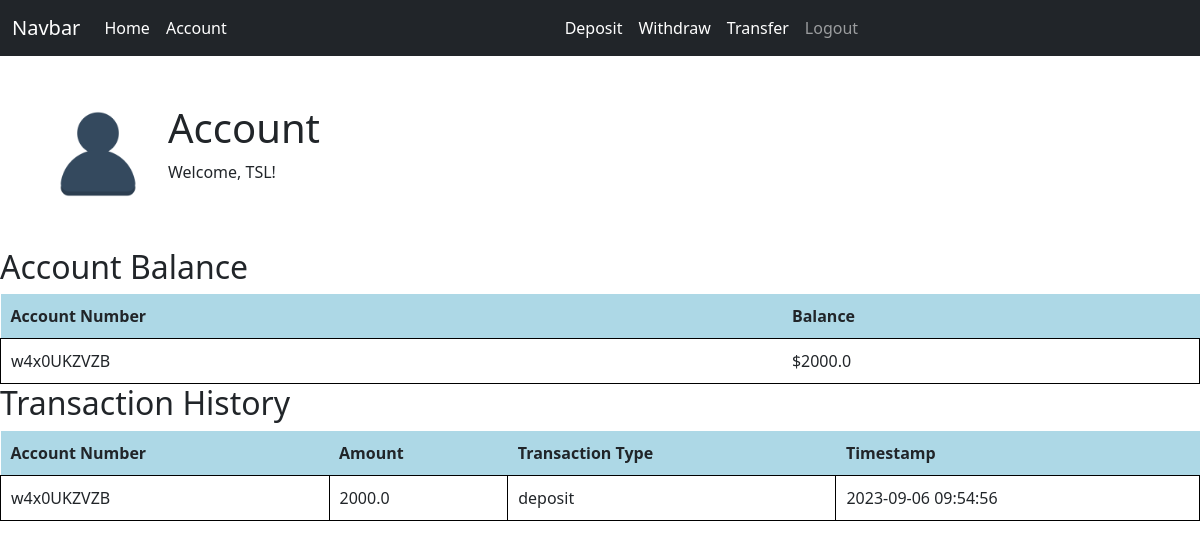
Page /account (signed in) on the earlier database version.
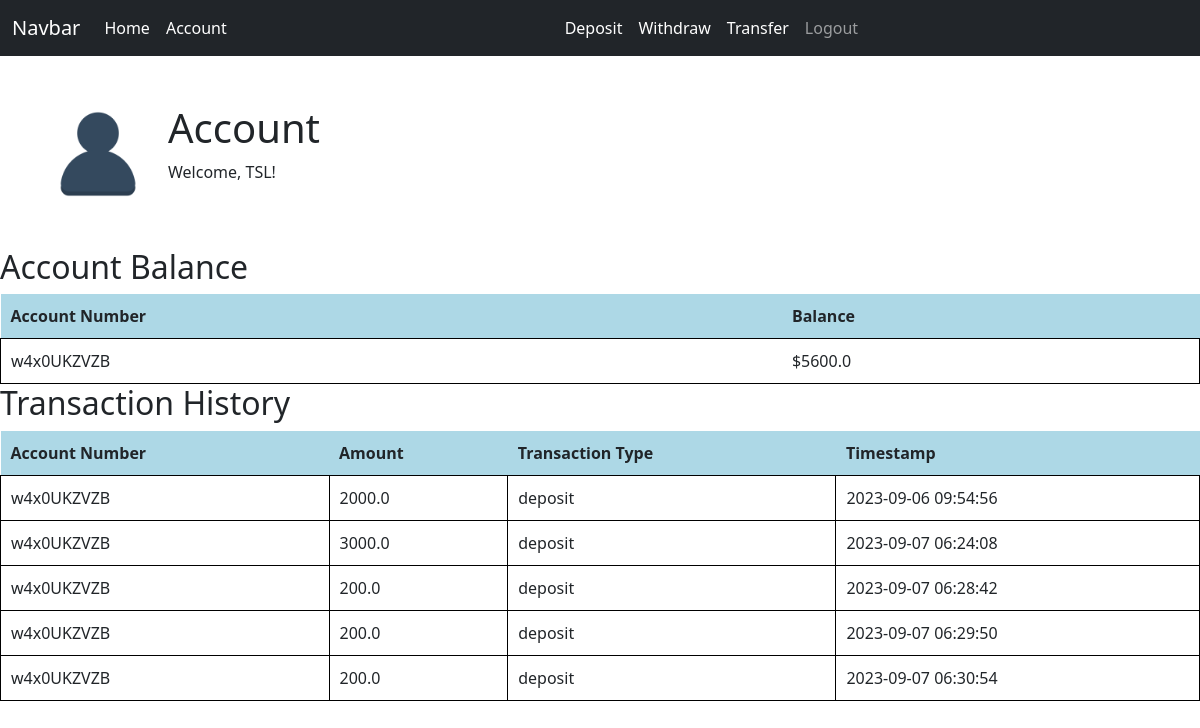
Same page on the later database version.
### Bank/models.py (models this page shows, shortened)
class User(db.Model, UserMixin):
    __tablename__ = 'users'
    id = db.Column(db.Integer, primary_key=True)
    username = db.Column(db.String(50), unique=True, nullable=False)
    password_hash = db.Column(db.String(100), nullable=False)
    email = db.Column(db.String(30), unique=True)
    accounts = db.relationship('Account', backref='user', lazy=True)
    @property
    def password(self):
        return self.password

class Account(db.Model):
    __tablename__ = 'accounts'
    id = db.Column(db.Integer, primary_key=True)
    account_number = db.Column(db.String(20), unique=True, nullable=False)
    balance = db.Column(db.Float, nullable=False)
    user_id = db.Column(db.Integer, db.ForeignKey('users.id'), nullable=False)
    transactions = db.relationship('Transaction', backref='account', lazy=True)

class Transaction(db.Model):
    __tablename__ = 'transactions'
    id = db.Column(db.Integer, primary_key=True)
    account_id = db.Column(db.Integer, db.ForeignKey('accounts.id'), nullable=False)
    amount = db.Column(db.Float, nullable=False)
    transaction_type = db.Column(db.String(10), nullable=False)
    timestamp = db.Column(db.DateTime, nullable=False, default=db.func.current_timestamp())

### Bank/routes.py (the view)
@app.route('/account')
def account():
    if 'user_id' not in session:
        return redirect('/login')
    user_id = session['user_id']
    user = User.query.get(user_id)
    return render_template('account.html', user=user)

### Bank/models.py (called while the page is built)
@login_manager.user_loader
def load_user(user_id):
    return User.query.get(int(user_id))

### Bank/templates/account.html
{% extends 'base.html' %}
{% block content %}
<head><link rel="stylesheet" type="text/css" href="../static/styles/account.css"></head>
<div class="col-md-4 p-5">
  <img src="/static/images/users.png" height="100" width="100" alt="..." class="align-left">
  <div class="welcome-message">
    <h1>Account</h1>
    {% if user %}
      <p>Welcome, {{ user.username }}!</p>
    {% endif %}
  </div>
</div>
  {% if user.accounts %}
    <h2>Account Balance</h2>
    <table class="account-table">
      <tr>
        <th>Account Number</th>
        <th>Balance</th>
      </tr>
      {% for account in user.accounts %}
        <tr>
          <td>{{ account.account_number }}</td>
          <td>${{ account.balance }}</td>
        </tr>
      {% endfor %}
    </table>
    <h2>Transaction History</h2>
    <table class="transaction-table">
      <tr>
        <th>Account Number</th>
        <th>Amount</th>
        <th>Transaction Type</th>
        <th>Timestamp</th>
      </tr>
      {% for account in user.accounts %}
        {% for transaction in account.transactions %}
          <tr>
            <td>{{ account.account_number }}</td>
            <td>{{ transaction.amount }}</td>
            <td>{{ transaction.transaction_type }}</td>
            <td>{{ transaction.timestamp }}</td>
          </tr>
        {% endfor %}
      {% endfor %}
    </table>
  {% endif %}
{% endblock %}

### Bank/templates/base.html (shortened to what this page needs)
<!doctype html>
<html lang="en">
  <head>
    <link href="https://cdn.jsdelivr.net/npm/bootstrap@5.0.2/dist/css/bootstrap.min.css" rel="stylesheet">
    <nav class="navbar navbar-expand-lg navbar-dark bg-dark">
  <div class="container-fluid">
    <a class="navbar-brand" href="#">Navbar</a>
    <div class="collapse navbar-collapse" id="navbarSupportedContent">
      <ul class="navbar-nav me-auto mb-2 mb-lg-0">
        <li class="nav-item">
          <a class="nav-link active" aria-current="page" href="/">Home</a>
        </li>
        <li class="nav-item">
          <a class="nav-link active" aria-current="page" href="/account">Account</a>
        </li>
      </ul>
        {% if current_user.is_authenticated %}
          <ul class="navbar-nav me-auto mb-2 mb-lg-0">
            <li class="nav-item">
              <a class="nav-link active" aria-current="page" href="/deposit">Deposit</a>
            </li>
            <li class="nav-item">
              <a class="nav-link active" aria-current="page" href="/withdraw">Withdraw</a>
            </li>
            <li class="nav-item">
              <a class="nav-link active" aria-current="page" href="/transfer">Transfer</a>
            </li>
            <li class="nav-item">
              <a class="nav-link" href="{{ url_for('logout') }}">Logout</a>
          </li>
          </ul>
       {% endif  %}
    </div>
  </div>
</nav>
  </head>
  <body>
    {% block content %}
    {% endblock %}
  </body>
</html>

### Bank/static/styles/account.css (style rules this page uses)
.account-table, .transaction-table { width: 100%; border-collapse: collapse; }
.account-table th, .account-table td, .transaction-table th, .transaction-table td { padding: 10px; }
.align-left { float: left; margin-right: 20px; }
.welcome-message { overflow: hidden; }
.account-table th, .transaction-table th { background-color: lightblue; font-weight: bold; }
.account-table td, .transaction-table td { border: 1px solid black; }
.account-table td:first-child, .transaction-table td:first-child { border-right: none; }
.account-table td:last-child, .transaction-table td:last-child { border-left: none; }

Differences in the rows shown:
changed Account "w4x0UKZVZB": balance "2000.0" → "5600.0"
added Transaction: {{ account.account_number }} "w4x0UKZVZB"
added Transaction: {{ account.account_number }} "w4x0UKZVZB"
added Transaction: {{ account.account_number }} "w4x0UKZVZB"
added Transaction: {{ account.account_number }} "w4x0UKZVZB"
